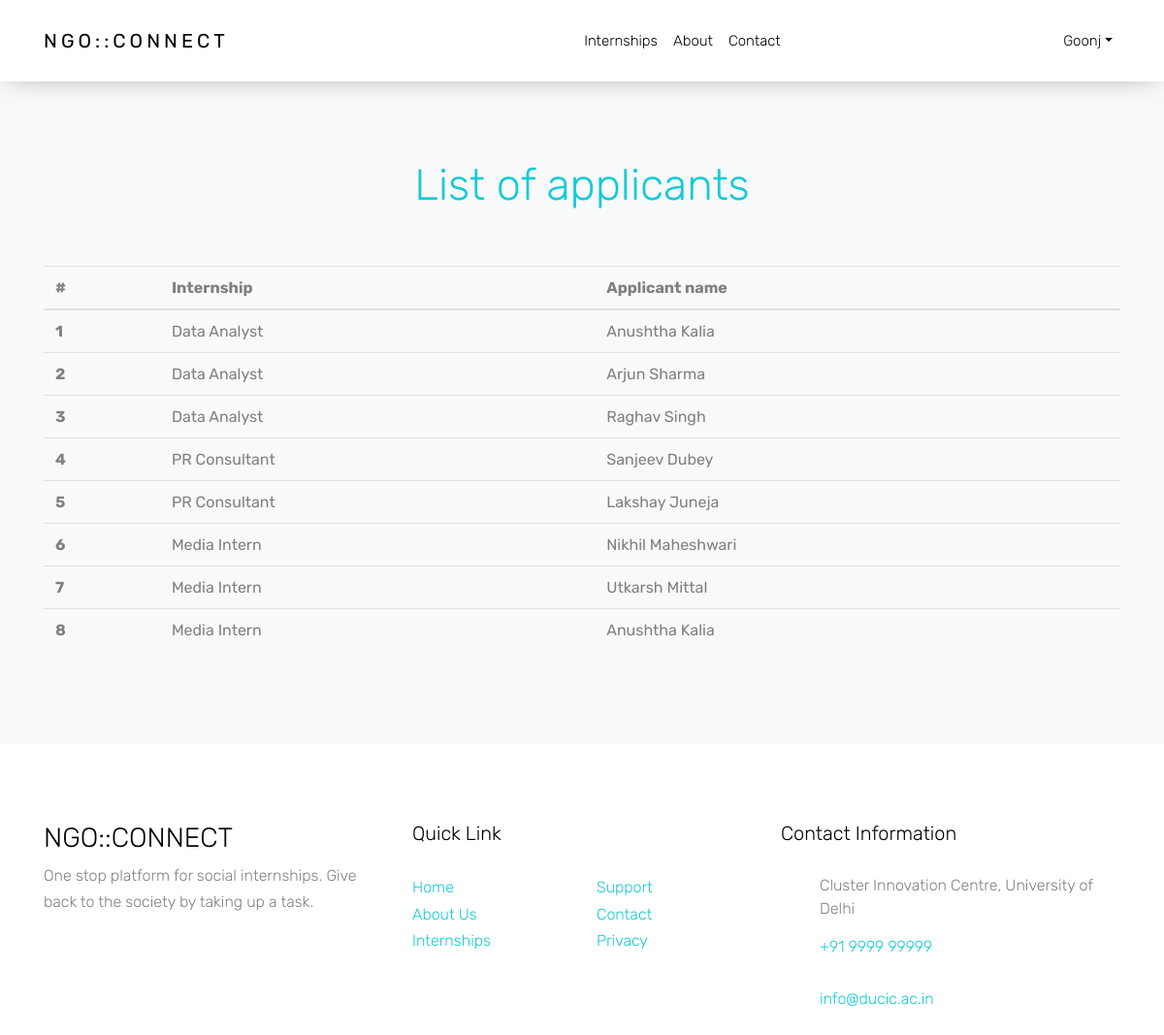
/intern_applications.php (signed in), run on the app's committed database.
### tables this page shows
CREATE TABLE `ngo` (
  `ngoid` int(11) NOT NULL,
  `email` varchar(40) NOT NULL,
  `password` varchar(32) NOT NULL,
  `ngoname` varchar(30) NOT NULL,
  `address` varchar(50) NOT NULL,
  `ContactName` varchar(30) NOT NULL,
  `ContactEmail` varchar(30) NOT NULL,
  `regno` varchar(40) NOT NULL,
  `fk_comid` int(11) DEFAULT NULL
);

CREATE TABLE `student` (
  `id` int(11) NOT NULL,
  `password` varchar(32) NOT NULL,
  `firstname` varchar(40) NOT NULL,
  `surname` varchar(40) NOT NULL,
  `email` varchar(40) NOT NULL,
  `college` text NOT NULL,
  `phone` int(10) NOT NULL,
  `Resume` varchar(30) NOT NULL,
  `fk_ngo_id` int(11) DEFAULT NULL,
  `fk_internship_details_select_id` int(11) DEFAULT NULL
);

CREATE TABLE `internship_details` (
  `internship_id` int(10) NOT NULL,
  `Name` varchar(100) NOT NULL,
  `NGO` varchar(100) NOT NULL,
  `Company` varchar(100) DEFAULT NULL,
  `internship_descr` text NOT NULL,
  `Location` varchar(50) NOT NULL,
  `Start_date` varchar(32) NOT NULL,
  `Duration` varchar(32) NOT NULL,
  `Apply_by` date NOT NULL,
  `Tags` varchar(18) NOT NULL,
  `fk_intern_select_id` int(11) DEFAULT NULL,
  `fk_ngo_id` int(11) DEFAULT NULL
);

### core.inc.php (called while the page is built, shortened)
<?php
require 'connect.inc.php';
function loggedin(){
	if(isset($_SESSION['user_id']) && !empty($_SESSION['user_id'])){
		return true;
	}
	return false;
}
function getuserfield($field)
{
	global $mysql_connect;
	$query = "SELECT ".$field." FROM ".$_SESSION['table']." WHERE ".$_SESSION['table_id']."='".$_SESSION['user_id']."'";
	if($query_run = mysqli_query($mysql_connect, $query))
	{
		$query_run = mysqli_query($mysql_connect, $query);
		$query_row = mysqli_fetch_assoc($query_run);
		$return_field = $query_row[$field];
		return $return_field;
	}
	else{
		echo 'Unsucessful';
	}
}
function get_ngo_intcount_number_application()
{
	global $mysql_connect;
	$ngo_id = getuserfield('ngoid');
	$query = "SELECT * FROM `internship_details` WHERE `fk_ngo_id`=$ngo_id";
	if($query_run = mysqli_query($mysql_connect, $query))
	{
		$query_run = mysqli_query($mysql_connect, $query);
		$return_field = mysqli_num_rows($query_run);
		return $return_field;
	}
	else{
		echo 'Unsucessful';
}
}
function get_internship_matchcount_number_application($internship_id)
{
	global $mysql_connect;
	$query = "SELECT * FROM `student_internship_apply` WHERE `fk_internship_details_id`='".$internship_id."'";
	if($query_run = mysqli_query($mysql_connect, $query))
	{
		$query_run = mysqli_query($mysql_connect, $query);
		$return_field = mysqli_num_rows($query_run);
		return $return_field;
	}
	else{
		echo 'Unsucessful';
}
}
function get_internship_matchcount_application($internship_id)
{
	global $mysql_connect;
	$query = "SELECT * FROM `student_internship_apply` WHERE `fk_internship_details_id`='".$internship_id."'";
	if($query_run = mysqli_query($mysql_connect, $query))
	{
		$query_run = mysqli_query($mysql_connect, $query);
		$applicant_push = array();
		$result = mysqli_query($mysql_connect, $query);
		while($row = mysqli_fetch_assoc($result)){
			$row = array_map('stripslashes', $row);
			$applicant_push[] = $row;
		}
		return $applicant_push;
	}
	else{
		echo 'Unsucessful';
}
}
function get_intern_name_application($intern_id)
{
	global $mysql_connect;
	$query = "SELECT * FROM `student` WHERE `id`='".$intern_id."'";
	if($query_run = mysqli_query($mysql_connect, $query))
	{
		$query_run = mysqli_query($mysql_connect, $query);
		$query_row = mysqli_fetch_assoc($query_run);
		return $query_row;
	}
	else{
		echo 'Unsucessful';
	}
}
function get_ngo_intcount_application()
{
	global $mysql_connect;
	$ngo_id = getuserfield('ngoid');
	$query = "SELECT * FROM `internship_details` WHERE `fk_ngo_id`=$ngo_id";
	if($query_run = mysqli_query($mysql_connect, $query))
	{
		$query_run = mysqli_query($mysql_connect, $query);
	  $result = mysqli_query($mysql_connect, $query);
	  $internship_push = array();
	  while($row = mysqli_fetch_assoc($result)){
	    $row = array_map('stripslashes', $row);
	    $internship_push[] = $row;
	  }
		return $internship_push;
	}
	else{
	  echo "UUUU";
	}
}
?>

### intern_applications.php (the view, shortened to what this page needs)
<html>
<?php
require 'connect.inc.php';
require 'core.inc.php';
?>
<head>
  <link rel="stylesheet" href="css/bootstrap.css">
  <link rel="stylesheet" href="css/animate.css">
  <link rel="stylesheet" href="css/owl.carousel.min.css">
  <link rel="stylesheet" href="fonts/ionicons/css/ionicons.min.css">
  <link rel="stylesheet" href="fonts/fontawesome/css/font-awesome.min.css">
  <link rel="stylesheet" href="fonts/flaticon/font/flaticon.css">
  <link rel="stylesheet" href="css/style.css">
</head>
<body>
  <header role="banner">
        <nav class="navbar navbar-expand-lg navbar-light bg-light">
          <div class="container">
             <?php
                if(!loggedin()){
                    echo '<a class="navbar-brand absolute" href="index.php">NGO::CONNECT</a>';
                }
                else{
                 echo '<a class="navbar-brand absolute" href="main.php">NGO::CONNECT</a>';
              }
              ?>
            <div class="collapse navbar-collapse navbar-light" id="navbarsExample05">
              <ul class="navbar-nav mx-auto">
                <li class="nav-item">
                  <a class="nav-link" href="courses.php">Internships</a>
                </li>
                <li class="nav-item">
                  <a class="nav-link" href="about.php">About</a>
                </li>
                <li class="nav-item">
                  <a class="nav-link" href="contact.php">Contact</a>
                </li>
              </ul>
              <ul class="navbar-nav absolute-right">
                <li class="nav-item dropdown">
                  <a class="nav-link dropdown-toggle" href="courses.php" id="dropdown04" data-toggle="dropdown" aria-haspopup="true" aria-expanded="false"><?php echo getuserfield('ngoname')?></a>
                </li>
              </ul>
            </div>
          </div>
        </nav>
      </header>
  <div class="site-section bg-light">
    <div class="container">
      <div class="row justify-content-center mb-5 element-animate">
        <div class="col-md-7 text-center section-heading">
          <h2 class="text-primary heading">List of applicants</h2>
        </div>
      </div>
    </div>
    <div class="container">
      <table class="table table-hover element-animate">
        <thead>
          <tr>
            <th scope="col">#</th>
            <th scope="col">Internship</th>
            <th scope="col">Applicant name</th>
          </tr>
        </thead>
        <tbody>
          <?php
            $rows = get_ngo_intcount_number_application();
            $internship_push = array();
            $internship_push[] = get_ngo_intcount_application();
            $k = 1;
            for ($i=0; $i < $rows; $i++):
            $internship_name = $internship_push[0][$i]['Name'];
            $internship_id = $internship_push[0][$i]['internship_id'];
            $inner = get_internship_matchcount_number_application($internship_id);
            $applicant_push = array();
            $applicant_push[] = get_internship_matchcount_application($internship_id);
            for ($j=0; $j < $inner; $j++):
              $intern_id = $applicant_push[0][$j]['fk_intern_id'];
              $query_row_final = get_intern_name_application($intern_id);
              $student_name = $query_row_final['firstname'].' '.$query_row_final['surname'];
              $student_email = $query_row_final['email'];
              $student_college = $query_row_final['college'];
              $student_resume = $query_row_final['Resume'];
          ?>
          <tr data-toggle="modal" data-target="#exampleModal" data-name="<?php echo $student_name ?>" data-email="<?php echo $student_email ?>" data-college="<?php echo $student_college ?>" data-resume="<?php echo $student_resume ?>">
            <th scope="row"><?php echo $k; ?></th>
            <td><?php echo $internship_name?></td>
            <td><?php echo $student_name?></td>
          </tr>
          <?php $k = $k + 1;
        endfor;
        endfor; ?>
        </tbody>
      </table>
    </div>
  </div>
  </body>
  <footer class="site-footer">
        <div class="container">
          <div class="row mb-3">
            <div class="col-md-6 col-lg-4 mb-5 mb-lg-0">
              <h3>NGO::CONNECT</h3>
              <p>One stop platform for social internships. Give back to the society by taking up a task.</p>
            </div>
            <div class="col-md-6 col-lg-4 mb-5 mb-lg-0">
              <h3 class="heading">Quick Link</h3>
              <div class="row">
                <div class="col-md-6">
                  <ul class="list-unstyled">
                     <?php
                if(!loggedin()){
                    echo '<li><a href="index.php">Home</a></li>';
                }
                else{
                 echo '<li><a href="main.php">Home</a></li>';
              }
              ?>
                    <li><a href="about.php">About Us</a></li>
                    <li><a href="courses.php">Internships</a></li>
                  </ul>
                </div>
                <div class="col-md-6">
                  <ul class="list-unstyled">
                    <li><a href="#">Support</a></li>
                    <li><a href="contact.php">Contact</a></li>
                    <li><a href="#">Privacy</a></li>
                  </ul>
                </div>
              </div>
            </div>
            <div class="col-md-6 col-lg-4 mb-5 mb-lg-0">
              <h3 class="heading">Contact Information</h3>
              <div class="block-23">
                <ul>
                  <li><span class="icon ion-android-pin"></span><span class="text">Cluster Innovation Centre, University of Delhi</span></li>
                  <li><a href="#"><span class="icon ion-ios-telephone"></span><span class="text">+91 9999 99999</span></a></li>
                  <li><a href="#"><span class="icon ion-android-mail"></span><span class="text">info@ducic.ac.in</span></a></li>
                </ul>
              </div>
            </div>
          </div>
        </div>
      </footer>
  </body>
</html>

### css/style.css (style rules this page uses)
body { background: #fff; font-family: "Rubik", arial, sans-serif; font-weight: 300; font-size: 16px; line-height: 2; color: gray; }
a { -webkit-transition: .3s all ease; -o-transition: .3s all ease; transition: .3s all ease; text-decoration: none; }
h1, h2, h3, h4, h5 { color: #000; font-family: "Rubik", arial, sans-serif; font-weight: 300; }
header { position: relative; top: 0; left: 0; width: 100%; z-index: 5; -webkit-box-shadow: 0 5px 80px -10px rgba(0, 0, 0, 0.5); box-shadow: 0 0px 30px -10px rgba(0, 0, 0, 0.5); }
header .navbar-brand { text-transform: uppercase; letter-spacing: .2em; font-weight: 400; color: #000 !important; }
header .navbar-collapse { position: relative; }
header .navbar { padding-top: 0; padding-bottom: 0; background: #fff !important; }
header .navbar .navbar-nav.absolute-right { position: absolute; right: 0; }
header .navbar .nav-link { padding: 1.7rem 1rem; font-size: 15px; outline: none !important; opacity: 1 !important; color: #000 !important; }
header .navbar.navbar-light .nav-link { color: #fff; }
.site-section { padding: 5em 0; }
.site-footer { background-size: cover; background-position: center center; background-repeat: no-repeat; padding: 5em 0; line-height: 1.7; }
.site-footer .heading { font-size: 20px; margin-bottom: 30px; }
.element-animate { opacity: 0; visibility: hidden; }
.section-heading .heading { font-size: 45px; }
.block-23 ul, .block-23 ul li { padding: 0; margin: 0; list-style: none; }
.block-23 ul li, .block-23 ul li > a { display: table; line-height: 1.5; margin-bottom: 15px; }
.block-23 ul li .icon, .block-23 ul li .text { display: table-cell; vertical-align: top; }
.block-23 ul li .icon { width: 40px; font-size: 20px; position: relative; top: -2px; color: #ccc; }

### data on the page
ngo: ngoname "Goonj"
student: student_name "Anushtha Kalia"
internship_details: Name "Data Analyst"
student: student_name "Arjun Sharma"
student: student_name "Raghav Singh"
student: student_name "Sanjeev Dubey"
internship_details: Name "PR Consultant"
student: student_name "Lakshay Juneja"
student: student_name "Nikhil Maheshwari"
internship_details: Name "Media Intern"
student: student_name "Utkarsh Mittal"
